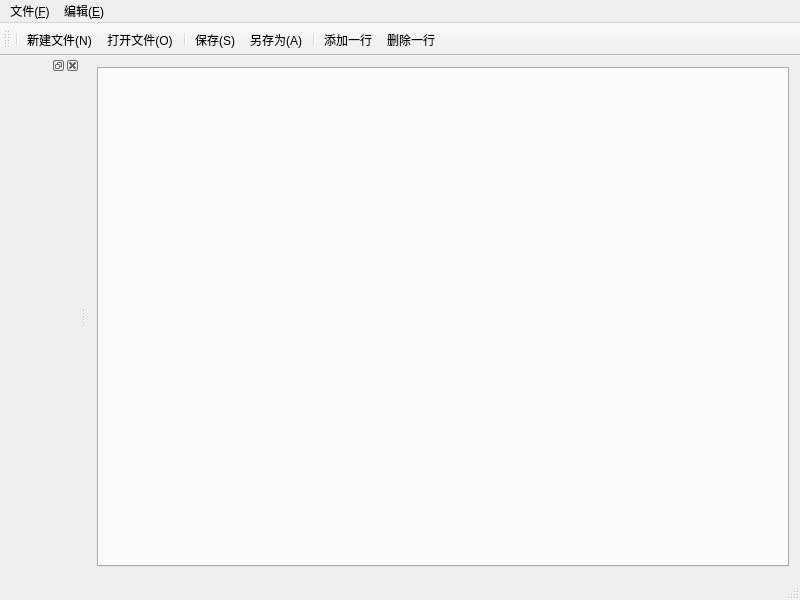
<?xml version="1.0" encoding="UTF-8"?>
<ui version="4.0">
 <class>MainWindow</class>
 <widget class="QMainWindow" name="MainWindow">
  <property name="geometry">
   <rect>
    <x>0</x>
    <y>0</y>
    <width>800</width>
    <height>600</height>
   </rect>
  </property>
  <property name="maximumSize">
   <size>
    <width>1280</width>
    <height>600</height>
   </size>
  </property>
  <property name="windowTitle">
   <string>DBtool</string>
  </property>
  <widget class="QWidget" name="centralWidget">
   <layout class="QGridLayout" name="gridLayout">
    <item row="0" column="0">
     <widget class="QTabWidget" name="tabWidget"/>
    </item>
   </layout>
  </widget>
  <widget class="QMenuBar" name="menuBar">
   <property name="geometry">
    <rect>
     <x>0</x>
     <y>0</y>
     <width>800</width>
     <height>21</height>
    </rect>
   </property>
   <widget class="QMenu" name="menu_F">
    <property name="title">
     <string>文件(&amp;F)</string>
    </property>
    <addaction name="actionNew"/>
    <addaction name="actionOpen"/>
    <addaction name="separator"/>
    <addaction name="actionSave"/>
    <addaction name="action_SaveAs"/>
    <addaction name="separator"/>
    <addaction name="actionExit"/>
    <addaction name="separator"/>
   </widget>
   <widget class="QMenu" name="menu_E">
    <property name="title">
     <string>编辑(&amp;E)</string>
    </property>
    <addaction name="actionAdd"/>
    <addaction name="actionMinus"/>
   </widget>
   <addaction name="menu_F"/>
   <addaction name="menu_E"/>
  </widget>
  <widget class="QToolBar" name="mainToolBar">
   <attribute name="toolBarArea">
    <enum>TopToolBarArea</enum>
   </attribute>
   <attribute name="toolBarBreak">
    <bool>false</bool>
   </attribute>
   <addaction name="separator"/>
   <addaction name="actionNew"/>
   <addaction name="actionOpen"/>
   <addaction name="separator"/>
   <addaction name="actionSave"/>
   <addaction name="action_SaveAs"/>
   <addaction name="separator"/>
   <addaction name="actionAdd"/>
   <addaction name="actionMinus"/>
  </widget>
  <widget class="QStatusBar" name="statusBar"/>
  <widget class="QDockWidget" name="dockWidget">
   <property name="minimumSize">
    <size>
     <width>80</width>
     <height>41</height>
    </size>
   </property>
   <attribute name="dockWidgetArea">
    <number>1</number>
   </attribute>
   <widget class="QWidget" name="dockWidgetContents"/>
  </widget>
  <action name="actionNew">
   <property name="icon">
    <iconset resource="icons.qrc">
     <normaloff>:/images/new.png</normaloff>:/images/new.png</iconset>
   </property>
   <property name="text">
    <string>新建文件(&amp;N)</string>
   </property>
   <property name="toolTip">
    <string>新建文件</string>
   </property>
   <property name="shortcut">
    <string>Ctrl+N</string>
   </property>
  </action>
  <action name="actionOpen">
   <property name="icon">
    <iconset resource="icons.qrc">
     <normaloff>:/images/open.png</normaloff>:/images/open.png</iconset>
   </property>
   <property name="text">
    <string>打开文件(&amp;O)</string>
   </property>
   <property name="toolTip">
    <string>打开文件</string>
   </property>
   <property name="shortcut">
    <string>Ctrl+O</string>
   </property>
  </action>
  <action name="actionSave">
   <property name="icon">
    <iconset resource="icons.qrc">
     <normaloff>:/images/save.png</normaloff>:/images/save.png</iconset>
   </property>
   <property name="text">
    <string>保存(&amp;S)</string>
   </property>
   <property name="toolTip">
    <string>保存</string>
   </property>
   <property name="shortcut">
    <string>Ctrl+S</string>
   </property>
  </action>
  <action name="action_SaveAs">
   <property name="icon">
    <iconset resource="icons.qrc">
     <normaloff>:/images/saveAs.png</normaloff>:/images/saveAs.png</iconset>
   </property>
   <property name="text">
    <string>另存为(&amp;A)</string>
   </property>
   <property name="toolTip">
    <string>另存为</string>
   </property>
   <property name="shortcut">
    <string>Ctrl+A</string>
   </property>
  </action>
  <action name="actionExit">
   <property name="icon">
    <iconset resource="icons.qrc">
     <normaloff>:/images/exit.png</normaloff>:/images/exit.png</iconset>
   </property>
   <property name="text">
    <string>退出(&amp;X)</string>
   </property>
   <property name="toolTip">
    <string>退出</string>
   </property>
  </action>
  <action name="actionAdd">
   <property name="icon">
    <iconset resource="icons.qrc">
     <normaloff>:/images/021.png</normaloff>:/images/021.png</iconset>
   </property>
   <property name="text">
    <string>添加一行</string>
   </property>
   <property name="toolTip">
    <string>添加一行</string>
   </property>
  </action>
  <action name="actionMinus">
   <property name="icon">
    <iconset resource="icons.qrc">
     <normaloff>:/images/022.png</normaloff>:/images/022.png</iconset>
   </property>
   <property name="text">
    <string>删除一行</string>
   </property>
   <property name="toolTip">
    <string>删除一行</string>
   </property>
  </action>
 </widget>
 <layoutdefault spacing="6" margin="11"/>
 <resources>
  <include location="icons.qrc"/>
 </resources>
 <connections/>
</ui>
